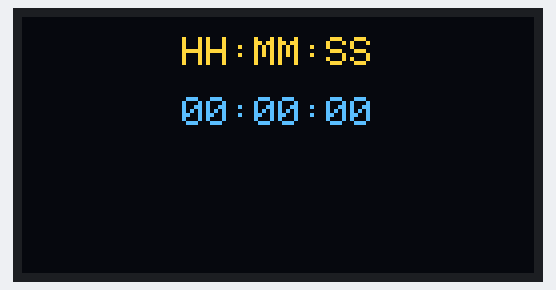
Recording of a sketch running on a simulated Arduino Uno, built with avr-gcc and run on an emulated ATmega328P. Parts: 128×64 one-colour display. The OLED is the two-colour kind (top 16 rows yellow).

Above: at 0.1 s.
At 4.2 s:
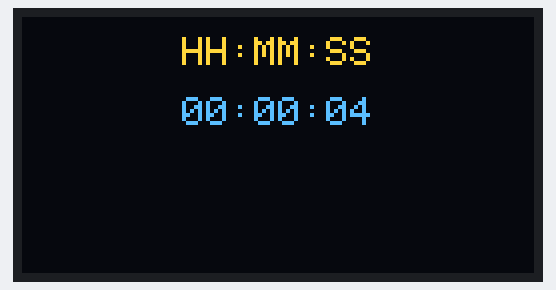
At 11.4 s:
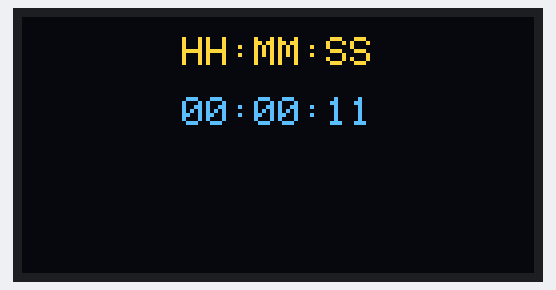
At 18.6 s:
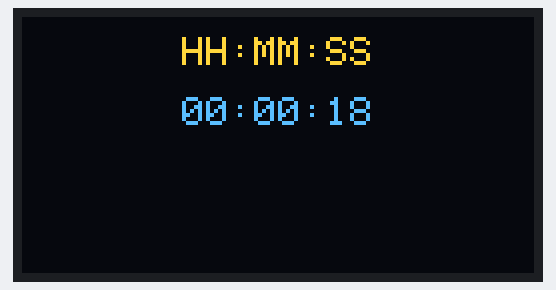
At 28.9 s:
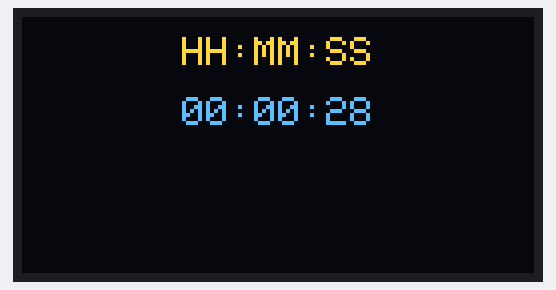
At 38.2 s:
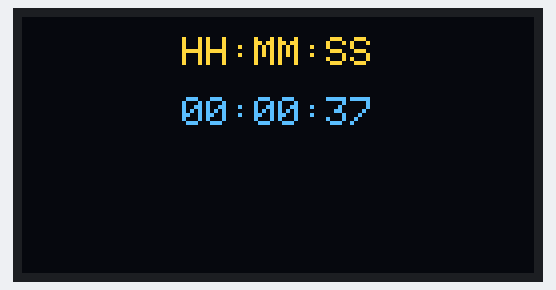

Measured:
- what the display in image 1 shows lasts 1.0 s, from 4.2 s to 5.2 s

The sketch:

oled_time.ino
```cpp
#include <Adafruit_SSD1306.h>
Adafruit_SSD1306 myoled(13);


void setup() {
  // put your setup comde here, to run once:
myoled.begin(0x3C);
myoled.clearDisplay();
myoled.setTextSize(1.8);
myoled.setTextColor(WHITE);

}
void loop() {
  // put your main code here, to run repeatedly:
//myoled.setCursor(10,20);
for( int h=0;h<=11;h++){
    for(int m=0;m<=59;m++){
      for(int s=0;s<=59;s++){
        myoled.setCursor(40,5);
       myoled.print("HH:MM:SS");
        myoled.setCursor(40,20);
           if (h<10){
      myoled.print(0);

      }
        myoled.print(h);

        myoled.print(":");
         if(m<10){
         myoled.print(0);
        }
       myoled.print(m);

        myoled.print(":");
            if(s<10){
          myoled.print(0);
       }
       myoled.print(s);

         myoled.display();
        delay(1000);
        myoled.clearDisplay();
        //thearalcd.clear();
       //
      }
      }
}
}
```
